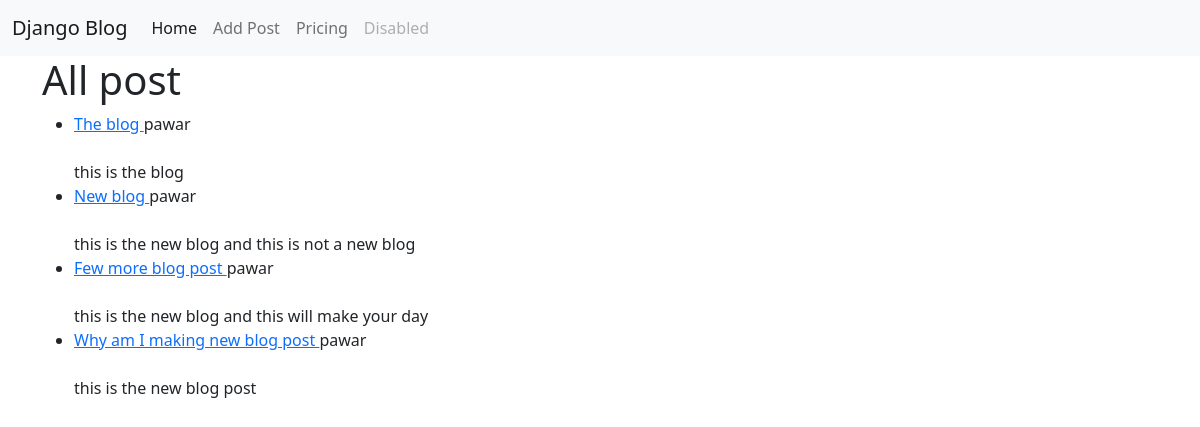
Before: / with the older database file.
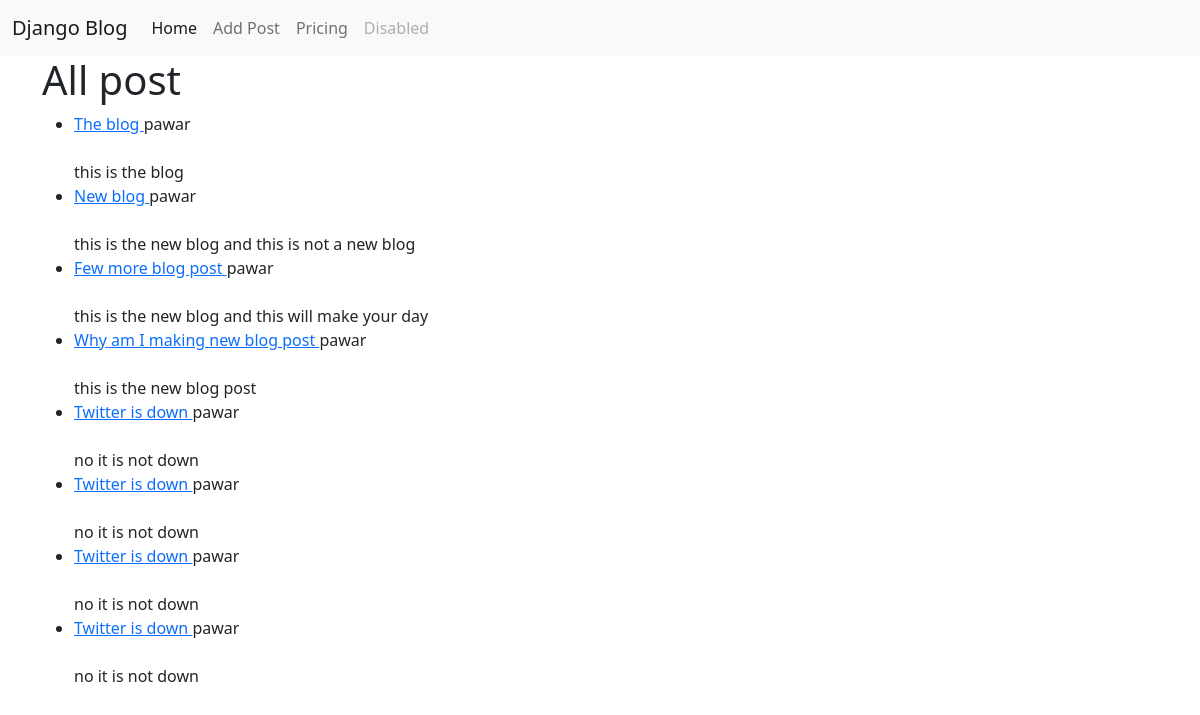
After: the same page with the newer database file.
### blog/models.py (models this page shows, shortened)
class Post(models.Model):
    title = models.CharField(max_length = 255)
    title_tag = models.CharField(max_length=255, default="title tag")
    body = models.TextField()
    created_by = models.ForeignKey(User,on_delete=models.CASCADE)
    date_added = models.DateTimeField(auto_now=True)

### blog/views.py (the view)
# urls.py: path("",PostListView.as_view(),name = "list"),
class PostListView(generic.ListView):
    model = Post
    template_name = "post_list.html"

### blog/templates/post_list.html (shortened to what this page needs)
{% extends "base.html" %}
{% block content %}
<div class="container">
    <h1>All post</h1>
    <ul>
        {% for post in object_list %}
            <li><a href="{% url 'detail' post.pk %}">{{post.title}} </a> {{post.created_by}}</li>
            <br>
            {{post.body}}
        {% endfor %}
        </ul>
</div>
{%endblock%}

### blog/templates/base.html (shortened to what this page needs)
<!doctype html>
<html lang="en">
  <head>
    <link href="https://cdn.jsdelivr.net/npm/bootstrap@5.1.0/dist/css/bootstrap.min.css" rel="stylesheet">
  </head>
  <body>
    <nav class="navbar navbar-expand-lg navbar-light bg-light">
      <div class="container-fluid">
        <a class="navbar-brand" href="{% url 'list' %}">Django Blog</a>
        <div class="collapse navbar-collapse" id="navbarNav">
          <ul class="navbar-nav">
            <li class="nav-item">
              <a class="nav-link active" aria-current="page" href="{% url 'list' %}">Home</a>
            </li>
            <li class="nav-item">
              <a class="nav-link" href="{% url 'add_post' %}">Add Post</a>
            </li>
            <li class="nav-item">
              <a class="nav-link" href="#">Pricing</a>
            </li>
            <li class="nav-item">
              <a class="nav-link disabled" href="#" tabindex="-1" aria-disabled="true">Disabled</a>
            </li>
          </ul>
        </div>
      </div>
    </nav>
    {% block content %}
    {% endblock %}
  </body>
</html>

Changed rows visible on the page:
added Post: title "Twitter is down", created_by "pawar", body "no it is not down"
added Post: title "Twitter is down", created_by "pawar", body "no it is not down"
added Post: title "Twitter is down", created_by "pawar", body "no it is not down"
added Post: title "Twitter is down", created_by "pawar", body "no it is not down"
